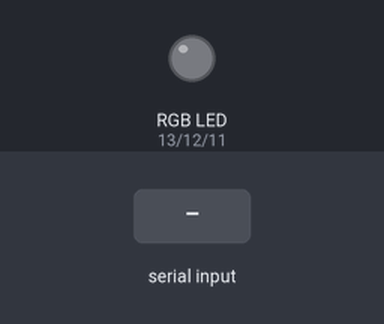
Bench run of a sketch on a simulated Arduino Uno, built with avr-gcc and run on an emulated ATmega328P. On the bench: an RGB LED mixed from three pins (HIGH = lit). The inputs (shaded band) are chosen by the test bench. Dim RGB values are drawn brighter than linear.

Above: at 1.2 s.
1.3 s: "30,150\n" received over Serial
At 2.4 s:
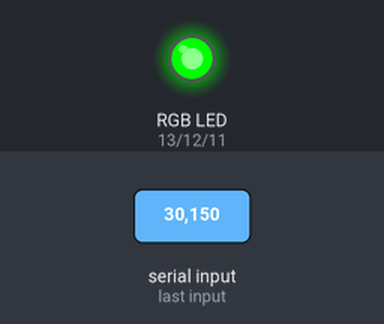
2.8 s: "30,150\n" received over Serial
At 4.3 s:
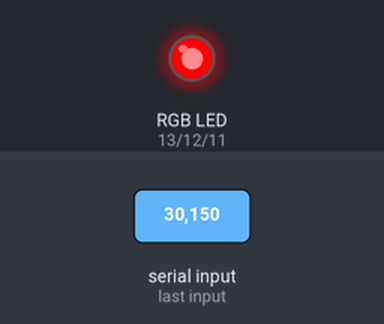
5.2 s: "90,45\n" received over Serial
At 7.3 s:
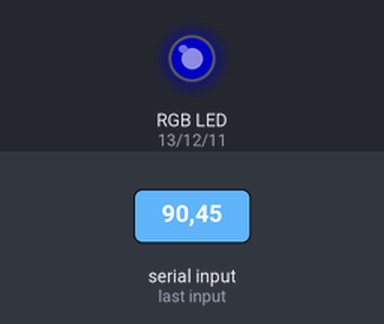
7.6 s: "200\n" received over Serial
At 8.4 s:
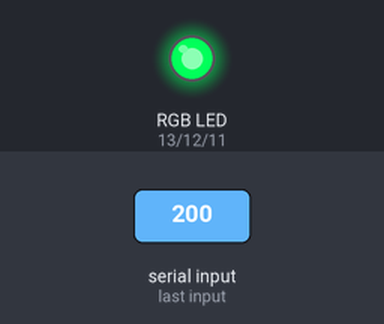
Timing chart, 0 to 10.6 s (numbered marks = the images above; inputs shaded):
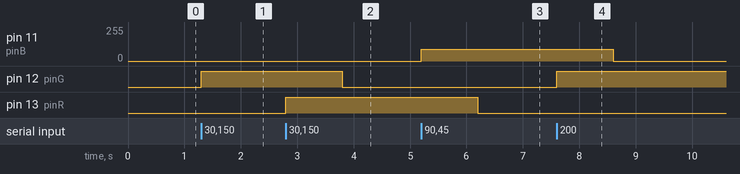

Measured:
- after the input at 1.3 s, pin 12 (pinG): LOW → HIGH at once
- after the input at 2.8 s, pin 12 (pinG): HIGH → LOW after 1.0 s; pin 13 (pinR): LOW → HIGH at once
- after the input at 5.2 s, pin 11 (pinB): 0/255 → 90/255 at once; pin 13 (pinR): HIGH → LOW after 1.0 s
- after the input at 7.6 s, pin 11 (pinB): 90/255 → 0/255 after 1.0 s; pin 12 (pinG): LOW → HIGH at once

The sketch:

Ex_7_RGB_LED.ino
```cpp
byte pinR  = 13;
byte pinG  = 12;
byte pinB  = 11;

int incomingInt = 0;
int counter = 1;

void setup() {
  Serial.begin(115200);
  pinMode(pinR, OUTPUT);
  pinMode(pinG, OUTPUT);
  pinMode(pinB, OUTPUT);
}

void loop() {
  if (Serial.available() > 0) {
    incomingInt = Serial.parseInt();

    switch (counter) {
      case 1:
        analogWrite(pinR, incomingInt);
        counter ++;
        break;
      case 2:
        analogWrite(pinG, incomingInt);
        counter ++;
        break;
      case 3:
        analogWrite(pinB, incomingInt);
        counter ++;
        break;
      default:
        counter = 1;
    }
  }
}
```
